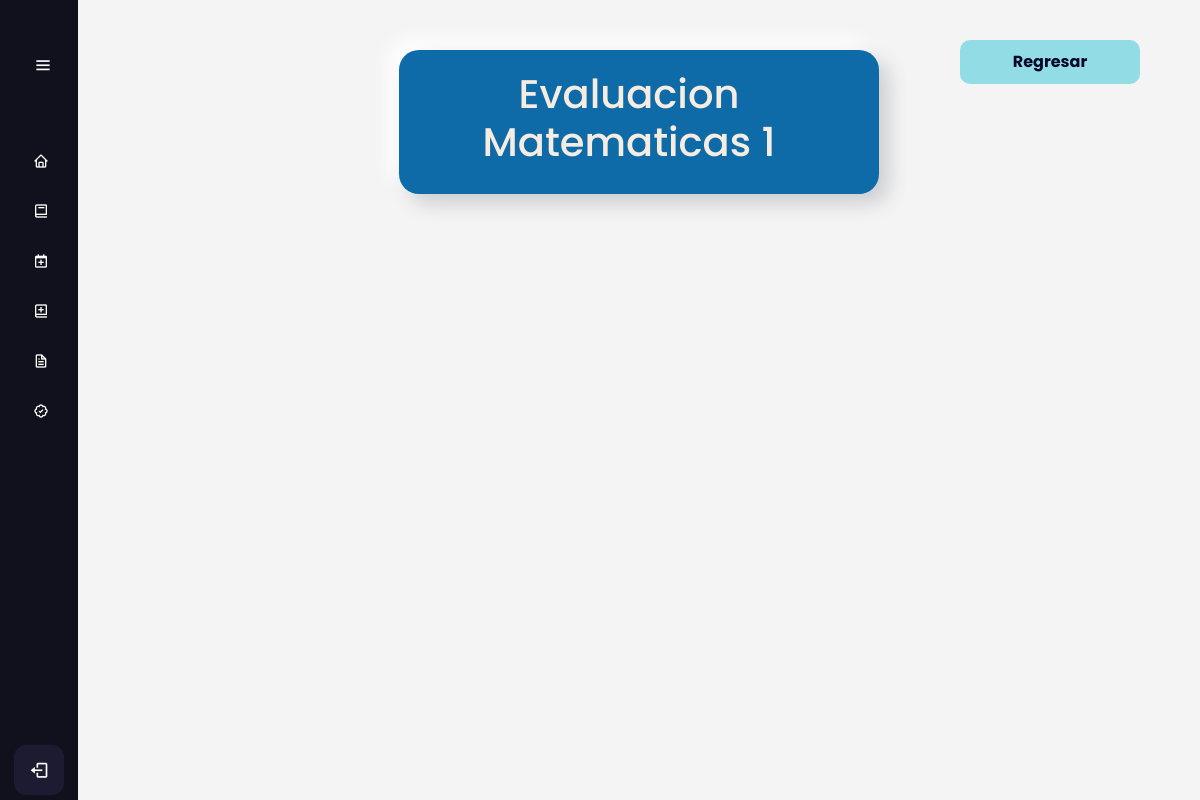
Page /cursos/ver_preguntas_detalle/4/ on the earlier database version.
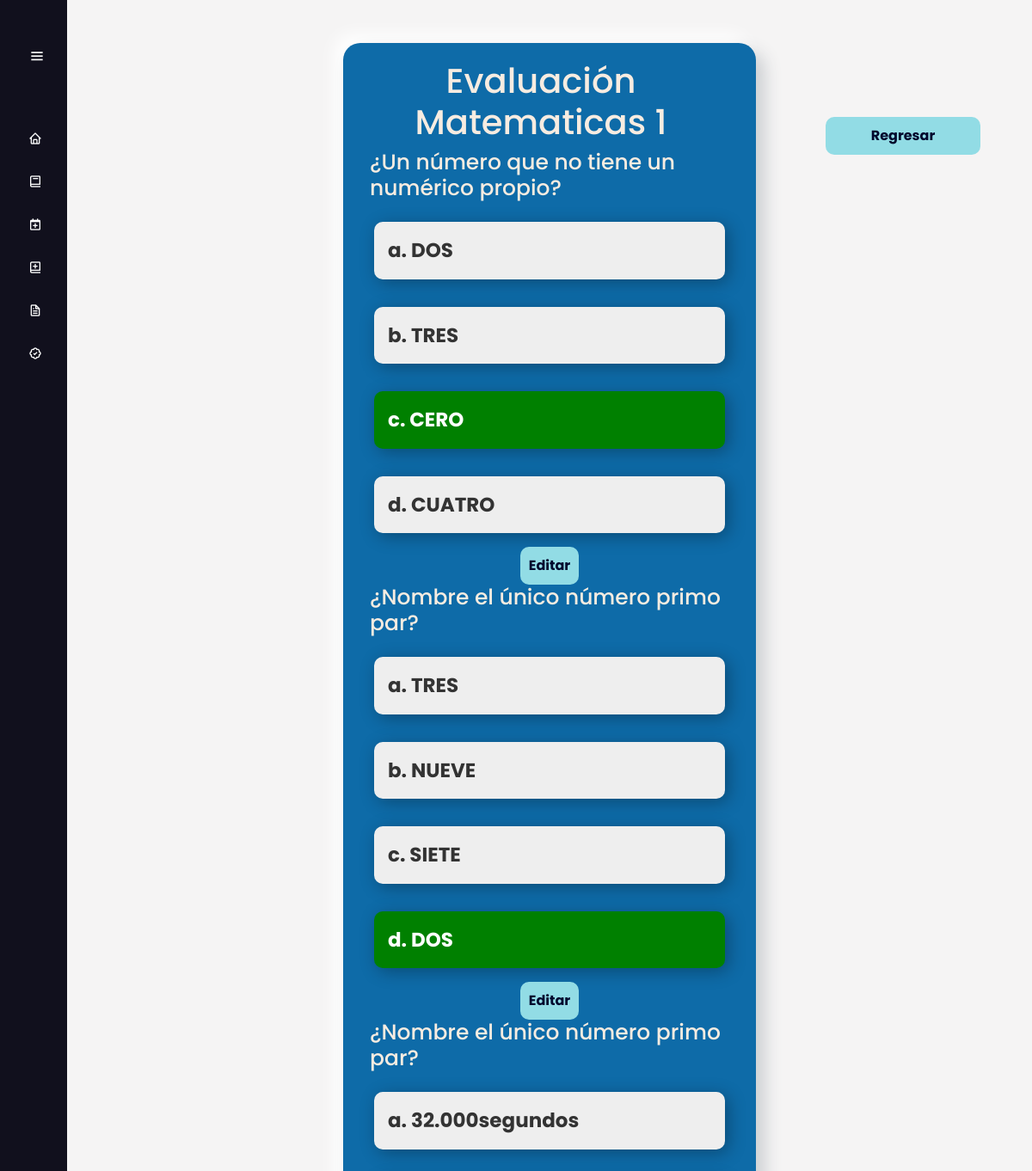
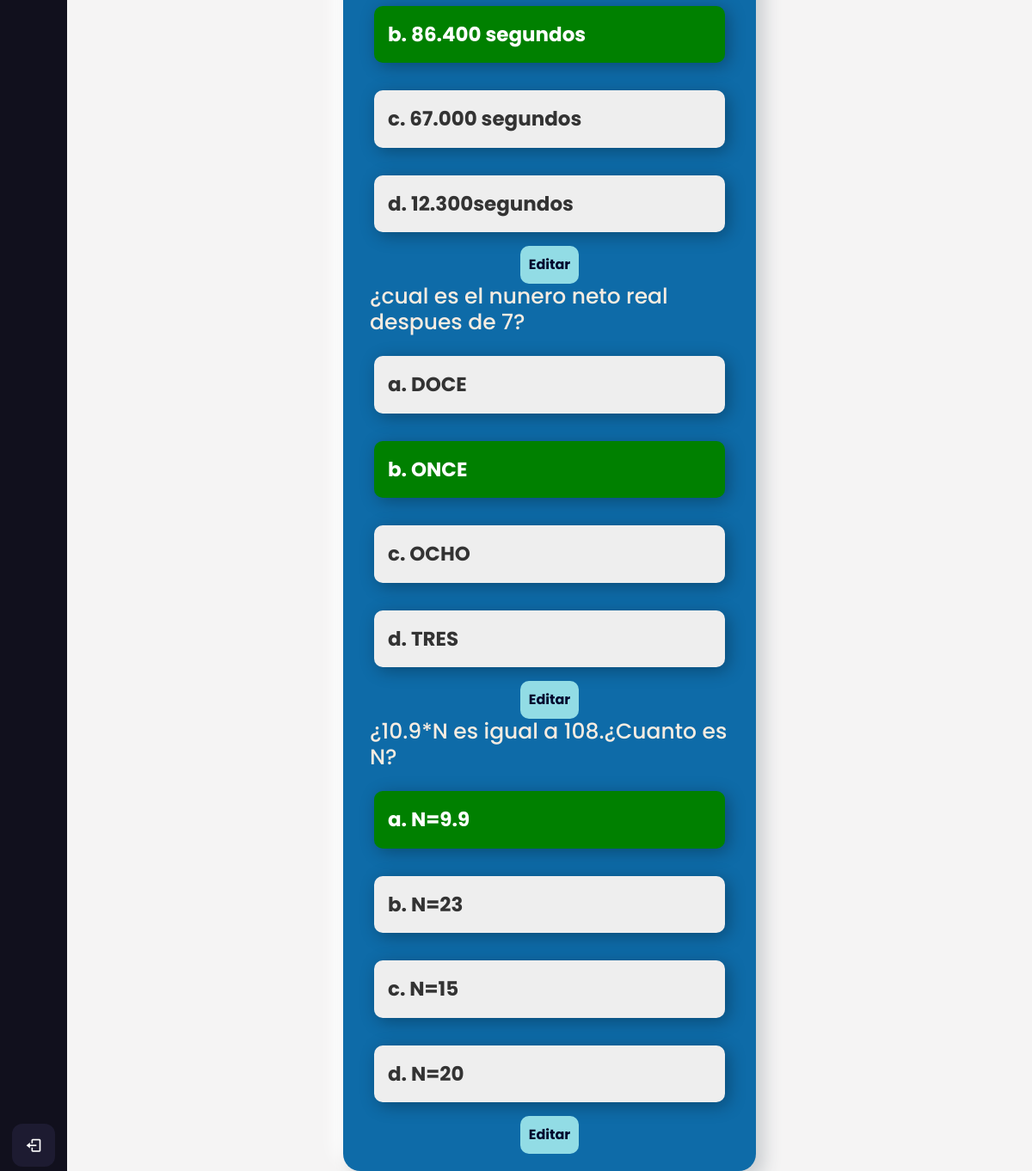
Same page on the later database version (2 pictures, top to bottom).
### AppCursos/models.py (models this page shows, shortened)
class Evaluaciones(models.Model):
     nombre_evaluacion=models.CharField(max_length=100)
     numero_intentos = models.IntegerField(default=2)
     descripcion_evaluacion = models.CharField(max_length=300, null=True,blank=True)
     instrucciones_evaluacion = models.TextField(max_length=300, null=True,blank=True)
     duracion_evaluacion_admin = models.IntegerField(default=30)
     finalizada = models.BooleanField(default=False)
     id_modulo= models.ForeignKey(Modulos, on_delete=models.CASCADE,null=False)
     class Meta:
          verbose_name_plural = 'Evaluaciones'

class Preguntas(models.Model):
     nombre_pregunta=models.TextField(max_length=100)
     opcion_a = models.CharField(max_length=100, null=True,blank=True)
     opcion_b = models.CharField(max_length=100, null=True,blank=True)
     opcion_c = models.CharField(max_length=100, null=True,blank=True)
     opcion_d = models.CharField(max_length=100, null=True,blank=True)
     respuesta_correcta = models.CharField(max_length=1, choices=[('a', 'A'), ('b', 'B'), ('c', 'C'), ('d', 'D'),], null=True,blank=True)
     id_evaluacion= models.ForeignKey(Evaluaciones, on_delete=models.CASCADE,null=False)
     class Meta:
          verbose_name_plural = 'Preguntas'

### AppCursos/views.py (the view)
# urls.py: path('ver_preguntas_detalle/<int:evaluacion_id>/',
def ver_preguntas_detalle(request,evaluacion_id):
    evaluacion = get_object_or_404(Evaluaciones, pk=evaluacion_id)
    preguntas = Preguntas.objects.filter(id_evaluacion=evaluacion).order_by('id')
    return render(request, 'Evaluaciones/Visualizacion/ver_preguntas_detalle.html', {'evaluacion': evaluacion, 'preguntas': preguntas})

### Templates/Evaluaciones/Visualizacion/ver_preguntas_detalle.html (shortened to what this page needs)
{% extends 'Layout/Base.html' %}
{% load static %}
{% block content %}
<link rel="stylesheet" href="{% static 'Css/ver_preguntas_detalle.css' %}">
<body>
    <div class="home_content">
        <div class="text">
            <div class="all">
                <div class="tabla">
                    <div class="titulo">
                        <h1>{{ evaluacion.nombre_evaluacion }}</h1>
                    </div>
                    {% for pregunta in preguntas %}
                    <div class="pregunta">
                        <h2>{{ pregunta.nombre_pregunta }}</h2>
                    </div>
                    <div class="respuesta_a {% if pregunta.respuesta_correcta == 'a' %}correct{% endif %}">
                        <p>a. {{ pregunta.opcion_a }}</p>
                    </div>
                    <div class="respuesta_b {% if pregunta.respuesta_correcta == 'b' %}correct{% endif %}">
                        <p>b. {{ pregunta.opcion_b }}</p>
                    </div>
                    <div class="respuesta_c {% if pregunta.respuesta_correcta == 'c' %}correct{% endif %}">
                        <p>c. {{ pregunta.opcion_c }}</p>
                    </div>
                    <div class="respuesta_d {% if pregunta.respuesta_correcta == 'd' %}correct{% endif %}">
                        <p>d. {{ pregunta.opcion_d }}</p>
                    </div>
                    <div class="button">
                        <a href="{% url 'editar_pregunta' pregunta.id%}"> <button type="button"
                                class="start">Editar</button></a>
                    </div>
                    {% endfor %}
                </div>
            </div>
        </div>
    </div>
    <a href="{% url 'ver_evaluacion_detalle' evaluacion.id %}" id="back2">
        <div>
            <button class="back">Regresar</button>
        </div>
    </a>
</body>
{% endblock %}

Differences in the rows shown:
changed Evaluaciones: nombre_evaluacion "Evaluacion Matematicas 1" → "Evaluación Matematicas 1"
now on this page (row edited): Preguntas: nombre_pregunta "¿Un número que no tiene un numérico propio?", opcion_a "DOS", opcion_b "TRES", opcion_c "CERO", opcion_d "CUATRO", respuesta_correcta "c" (drawn)
now on this page (row edited): Preguntas: nombre_pregunta "¿Nombre el único número primo par?", opcion_a "TRES", opcion_b "NUEVE", opcion_c "SIETE", opcion_d "DOS", respuesta_correcta "d" (drawn)
now on this page (row edited): Preguntas: nombre_pregunta "¿Nombre el único número primo par?", opcion_a "32.000segundos", opcion_b "86.400 segundos", opcion_c "67.000 segundos", opcion_d "12.300segundos", respuesta_correcta "b" (drawn)
now on this page (row edited): Preguntas: nombre_pregunta "¿cual es el nunero neto real despues de 7?", opcion_a "DOCE", opcion_b "ONCE", opcion_c "OCHO", opcion_d "TRES", respuesta_correcta "b" (drawn)
now on this page (row edited): Preguntas: nombre_pregunta "¿10.9*N es igual a 108.¿Cuanto es N?", opcion_a "N=9.9", opcion_b "N=23", opcion_c "N=15", opcion_d "N=20", respuesta_correcta "a" (drawn)
